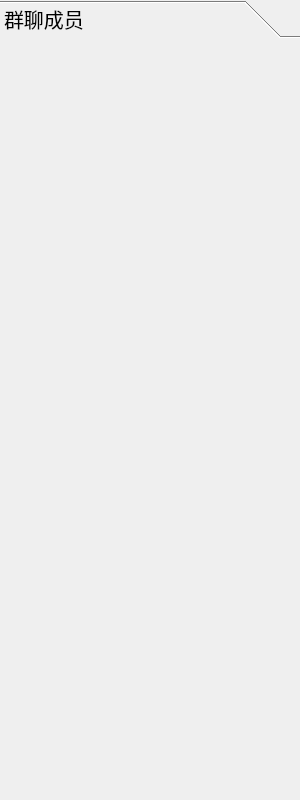
<?xml version="1.0" encoding="UTF-8"?>
<ui version="4.0">
 <class>DialogList</class>
 <widget class="QDialog" name="DialogList">
  <property name="geometry">
   <rect>
    <x>0</x>
    <y>0</y>
    <width>300</width>
    <height>800</height>
   </rect>
  </property>
  <property name="font">
   <font>
    <pointsize>15</pointsize>
   </font>
  </property>
  <property name="windowTitle">
   <string>Form</string>
  </property>
  <property name="layoutDirection">
   <enum>Qt::LeftToRight</enum>
  </property>
  <layout class="QVBoxLayout">
   <property name="leftMargin">
    <number>0</number>
   </property>
   <property name="topMargin">
    <number>0</number>
   </property>
   <property name="rightMargin">
    <number>0</number>
   </property>
   <property name="bottomMargin">
    <number>0</number>
   </property>
   <item>
    <widget class="QToolBox" name="toolBox">
     <property name="currentIndex">
      <number>0</number>
     </property>
     <widget class="QWidget" name="page">
      <property name="geometry">
       <rect>
        <x>0</x>
        <y>0</y>
        <width>300</width>
        <height>756</height>
       </rect>
      </property>
      <attribute name="label">
       <string>群聊成员</string>
      </attribute>
      <layout class="QVBoxLayout" name="VLayout">
       <property name="leftMargin">
        <number>3</number>
       </property>
       <property name="topMargin">
        <number>3</number>
       </property>
       <property name="rightMargin">
        <number>3</number>
       </property>
       <property name="bottomMargin">
        <number>3</number>
       </property>
      </layout>
     </widget>
    </widget>
   </item>
  </layout>
 </widget>
 <resources/>
 <connections/>
</ui>
